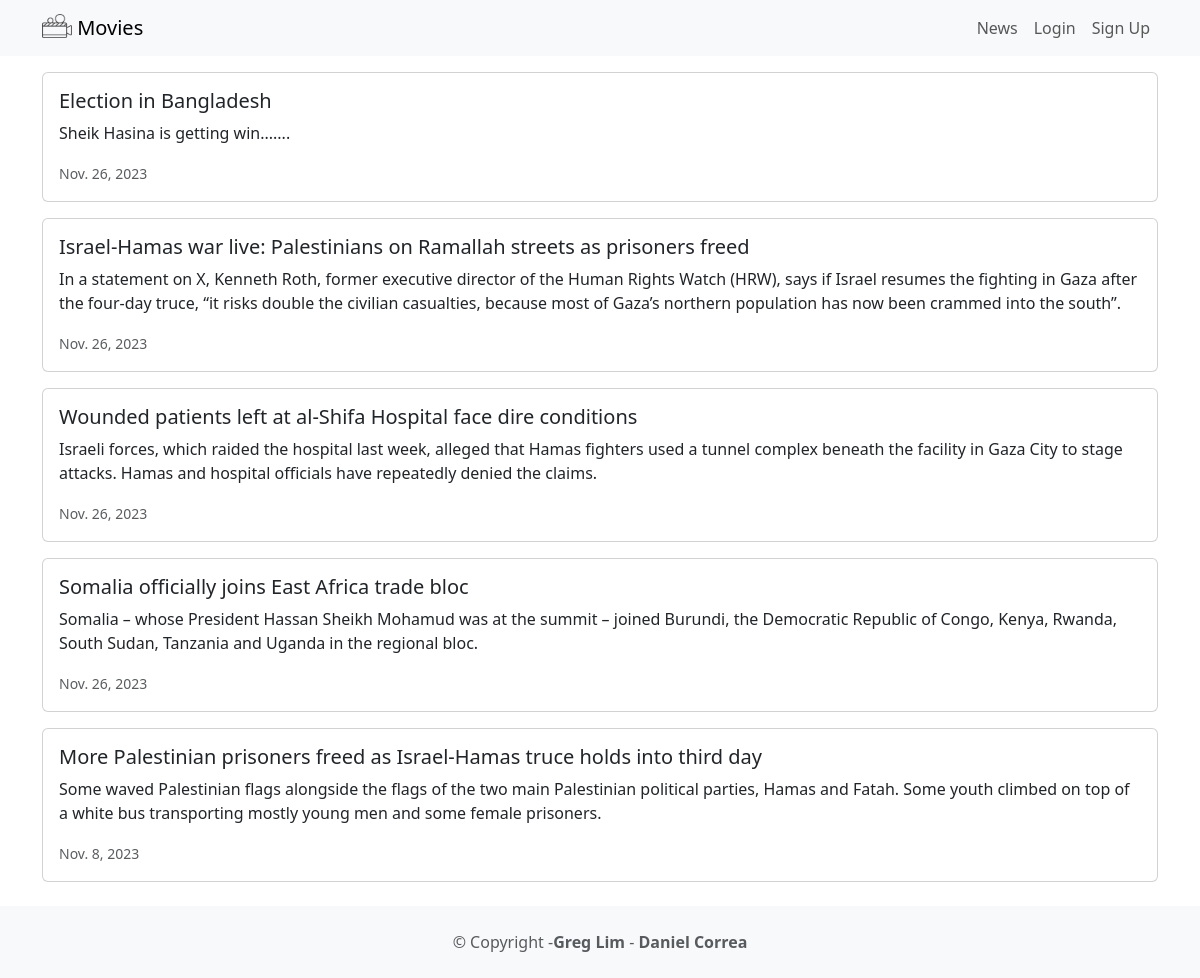
Page /news/ on the committed database.
### news/models.py (models this page shows, shortened)
class News(models.Model):
 headline = models.CharField(max_length=200)
 body = models.TextField()
 date = models.DateField()

### news/views.py (the view)
# urls.py: path('news/', include('news.urls')),
def news(request):
    newss = News.objects.all().order_by('-date')
    return render(request, 'news.html', {'newss':newss})

### news/templates/news.html (shortened to what this page needs)
<!DOCTYPE html>
<html>
  <head>
    <link
      href="https://cdn.jsdelivr.net/npm/bootstrap@5.3.2/dist/css/bootstrap.min.css"
      rel="stylesheet"
    />
  </head>
  <body>
    {% extends "base.html" %} {% block content%} {% for news in newss %}
    <div class="card mb-3">
      <div class="row g-0">
        <div>
          <div class="card-body">
            <h5 class="card-title">{{ news.headline }}</h5>
            <p class="card-text">{{ news.body }}</p>
            <p class="card-text">
              <small class="text-muted"> {{ news.date }} </small>
            </p>
          </div>
        </div>
      </div>
    </div>
    {% endfor %} {% endblock %}

### rows in the picture
News: headline "Election in Bangladesh", body "Sheik Hasina is getting win.......", date "Nov. 26, 2023"
News: headline "Israel-Hamas war live: Palestinians on Ramallah streets as prisoners freed", body "In a statement on X, Kenneth Roth, former executive director of the Human Rights Watch (HRW), says if Israel resumes the fighting in Gaza after the four-day truce, “it risks double the civilian casualties, because most of Gaza’s northern population has now been crammed into the south”.", date "Nov. 26, 2023"
News: headline "Wounded patients left at al-Shifa Hospital face dire conditions", body "Israeli forces, which raided the hospital last week, alleged that Hamas fighters used a tunnel complex beneath the facility in Gaza City to stage attacks. Hamas and hospital officials have repeatedly denied the claims.", date "Nov. 26, 2023"
News: headline "Somalia officially joins East Africa trade bloc", body "Somalia – whose President Hassan Sheikh Mohamud was at the summit – joined Burundi, the Democratic Republic of Congo, Kenya, Rwanda, South Sudan, Tanzania and Uganda in the regional bloc.", date "Nov. 26, 2023"
News: headline "More Palestinian prisoners freed as Israel-Hamas truce holds into third day", body "Some waved Palestinian flags alongside the flags of the two main Palestinian political parties, Hamas and Fatah. Some youth climbed on top of a white bus transporting mostly young men and some female prisoners.", date "Nov. 8, 2023"
